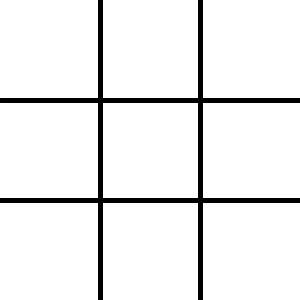
Frame 1 (no input)
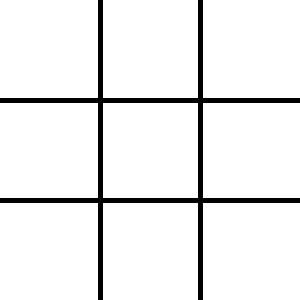
Frame 60 (the mouse pressed at the canvas centre just before this capture)
Frame 120 (the mouse held since frame 60 and released just before this capture): identical to frame 60, image omitted

The Processing sketch that drew these frames (run headless with seeded random() and noise(); from frame 60 on, the mouse is pressed at the canvas centre):

// Processing sketch: processing_68696
// ── processing_68696.pde

		int[] board = new int[9];
	int AImove;
	
	boolean mouseClick;
	boolean playerTurn = true;
	boolean end;
	boolean playerWin;
	boolean AIWin;
        boolean smart;

	 void setup(){
		size(300,300);
		background(255);
	//board array
		board[0]=0;
		board[1]=0;
		board[2]=0;
		board[3]=0;
		board[4]=0;
		board[5]=0;
		board[6]=0;
		board[7]=0;
		board[8]=0;
	}
	
	 void draw(){
		//draw board
			strokeWeight(5);
			stroke(0);
			line(width/3,0,width/3,height);
			line(2*width/3,0,2*width/3,height);
			line(0,height/3,width,height/3);
			line(0,2*height/3,width,2*height/3);
			
		//if game is not over
		if(end==false){
			if(playerTurn){
                        //player turn notification
                                //portname.write('g');
			//player move when mouse clicked
				player();
			//win tests
				playerTopTest();
				playerAcrossTest();
				playerBottomTest();
				playerLeftTest();
				playerDownTest();
				playerRightTest();
				playerFowardTest();
				playerBackwardTest();
			}
			else{
			//AI move
				AI();
			//win tests
				AITopTest();
				AIAcrossTest();
				AIBottomTest();
				AILeftTest();
				AIDownTest();
				AIRightTest();
				AIFowardTest();
				AIBackwardTest();
			}
		}
		else{
			//reset board after each game
			delay(1000);
			board[0]=0;
			board[1]=0;
			board[2]=0;
			board[3]=0;
			board[4]=0;
			board[5]=0;
			board[6]=0;
			board[7]=0;
			board[8]=0;
			background(255);
			end = false;
		}
		println("("+mouseX+","+mouseY+")"+mouseClick+","+board[0]+","+board[1]+","+board[2]+
													 ","+board[3]+","+board[4]+","+board[5]+
													 ","+board[6]+","+board[7]+","+board[8]);
                        filledTest();
		//reset mouse and serial port
			mouseClick = false;
	}
//player win conditions
	 void playerTopTest(){
		if(board[0]==1 && board[1]==1 && board[2]==1){
			stroke(0);
			strokeWeight(5);
			line(0,height/6,width,height/6);
			end = true;
		}
	}
	
	 void playerAcrossTest(){
		if(board[3]==1 && board[4]==1 && board[5]==1){
			stroke(0);
			strokeWeight(5);
			line(0,height/2,width,height/2);
			end = true;
		}
	}
	
	 void playerBottomTest(){
		if(board[6]==1 && board[7]==1 && board[8]==1){
			stroke(0);
			strokeWeight(5);
			line(0,5*height/6,width,5*height/6);
			end = true;
		}
	}
	
	 void playerLeftTest(){
		if(board[0]==1 && board[3]==1 && board[6]==1){
			stroke(0);
			strokeWeight(5);
			line(width/6,0,width/6,height);
			end = true;
		}
	}
	
	 void playerDownTest(){
		if(board[1]==1 && board[4]==1 && board[7]==1){
			stroke(0);
			strokeWeight(5);
			line(width/2,0,width/2,height);
			end = true;
		}
	}
	
	 void playerRightTest(){
		if(board[2]==1 && board[5]==1 && board[8]==1){
			stroke(0);
			strokeWeight(5);
			line(5*width/6,0,5*width/6,height);
			end = true;
		}
	}
	
	 void playerFowardTest(){
		if(board[2]==1 && board[4]==1 && board[6]==1){
			stroke(0);
			strokeWeight(5);
			line(0,height,width,0);
			end = true;
		}
	}
	
	 void playerBackwardTest(){
		if(board[0]==1 && board[4]==1 && board[8]==1){
			stroke(0);
			strokeWeight(5);
			line(0,0,width,height);
			end = true;
		}
	}
//AI win conditions
	 void AITopTest(){
		if(board[0]==2 && board[1]==2 && board[2]==2){
			stroke(0);
			strokeWeight(5);
			line(0,height/6,width,height/6);
			end = true;
		}
	}
	
	 void AIAcrossTest(){
		if(board[3]==2 && board[4]==2 && board[5]==2){
			stroke(0);
			strokeWeight(5);
			line(0,height/2,width,height/2);
			end = true;
		}
	}
	
	 void AIBottomTest(){
		if(board[6]==2 && board[7]==2 && board[8]==2){
			stroke(0);
			strokeWeight(5);
			line(0,5*height/6,width,5*height/6);
			end = true;
		}
	}
	
	 void AILeftTest(){
		if(board[0]==2 && board[3]==2 && board[6]==2){
			stroke(0);
			strokeWeight(5);
			line(width/6,0,width/6,height);
			end = true;
		}
	}
	
	 void AIDownTest(){
		if(board[1]==2 && board[4]==2 && board[7]==2){
			stroke(0);
			strokeWeight(5);
			line(width/2,0,width/2,height);
			end = true;
		}
	}
	
	 void AIRightTest(){
		if(board[2]==2 && board[5]==2 && board[8]==2){
			stroke(0);
			strokeWeight(5);
			line(5*width/6,0,5*width/6,height);
			end = true;
		}
	}
	
	 void AIFowardTest(){
		if(board[2]==2 && board[4]==2 && board[6]==2){
			stroke(0);
			strokeWeight(5);
			line(0,height,width,0);
			end = true;
		}
	}
	
	 void AIBackwardTest(){
		if(board[0]==2 && board[4]==2 && board[8]==2){
			stroke(0);
			strokeWeight(5);
			line(0,0,width,height);
			end = true;
		}
	}
//board filled conditions
	 void filledTest(){
		if( board[0]!=0 && board[1]!=0 && board[2]!=0 &&
			board[3]!=0 && board[4]!=0 && board[5]!=0 &&
			board[6]!=0 && board[7]!=0 && board[8]!=0){
			delay(1000);
			end = true;
		}
	}
//mouse controls
	 void player(){
		if(mouseClick){
			//make sure mouse is in window and over empty space
			//if not, does nothing
			if(0<mouseX && mouseX<width && 0<mouseY && mouseY<height && board[(3*mouseX/width)+3*round(3*mouseY/height)] == 0){
				//record player's move in array
					board[(3*mouseX/width)+3*round(3*mouseY/height)] = 1;
				//draw X
					line(width/3*round(3*mouseX/width)+10,height/3*round(3*mouseY/height)+10,width/3*round(3*mouseX/width)+90,height/3*round(3*mouseY/height)+90);
					line(width/3*round(3*mouseX/width)+90,height/3*round(3*mouseY/height)+10,width/3*round(3*mouseX/width)+10,height/3*round(3*mouseY/height)+90);
				//player turn over
					playerTurn = false;
			}
		}
	}
//fair (although not so smart) AI.  Randomly chooses an empty space
	 void AI(){
           smart=false;
           space0win();
           space1win();
           space2win();
           space3win();
           space4win();
           space5win();
           space6win();
           space7win();
           space8win();
           space0block();
           space1block();
           space2block();
           space3block();
           space4block();
           space5block();
           space6block();
           space7block();
           space8block();
	   if(smart==false && playerTurn == false){
             AImove = (int) random(9);
		if(board[AImove] == 0){
		  board[AImove] = 2;
		  ellipse(width/3*((AImove)%3)+50,(height/3)*((AImove)/3)+50,80,80);
		  delay(500);
		  playerTurn = true;
		}
		else{
		  AImove = (int) random(9);
		}
           }
	}
	//sets mouseClicked to true
	 void mouseClicked(){
		mouseClick = true;
	}
void space0win(){
  if((board[0] == 0) && playerTurn == false &&(
               (board[1] == 2 && board[2] == 2)||
               (board[4] == 2 && board[8] == 2)||
               (board[3] == 2 && board[6] == 2))){
                AImove=0;
	        board[AImove] = 2;
	        ellipse(width/3*((AImove)%3)+50,(height/3)*((AImove)/3)+50,80,80);
		delay(500);
		playerTurn = true;
                smart=true;
	   }
}

void space2win(){
  if((board[2] == 0) && playerTurn == false &&(
               (board[0] == 2 && board[1] == 2)||
               (board[4] == 2 && board[6] == 2)||
               (board[5] == 2 && board[8] == 2))){
                AImove=2;
	        board[AImove] = 2;
	        ellipse(width/3*((AImove)%3)+50,(height/3)*((AImove)/3)+50,80,80);
		delay(500);
		playerTurn = true;
                smart=true;
	   }
}

void space6win(){
  if((board[6] == 0) && playerTurn == false &&(
               (board[0] == 2 && board[3] == 2)||
               (board[2] == 2 && board[4] == 2)||
               (board[7] == 2 && board[8] == 2))){
                AImove=6;
	        board[AImove] = 2;
	        ellipse(width/3*((AImove)%3)+50,(height/3)*((AImove)/3)+50,80,80);
		delay(500);
		playerTurn = true;
                smart=true;
	   }
}

void space8win(){
  if((board[8] == 0) && playerTurn == false &&(
               (board[0] == 2 && board[4] == 2)||
               (board[2] == 2 && board[5] == 2)||
               (board[6] == 2 && board[7] == 2))){
                AImove=8;
	        board[AImove] = 2;
	        ellipse(width/3*((AImove)%3)+50,(height/3)*((AImove)/3)+50,80,80);
		delay(500);
		playerTurn = true;
                smart=true;
	   }
}

void space1win(){
  if((board[1] == 0 && playerTurn == false) && (
               (board[0] == 2 && board[2] == 2)||
               (board[4] == 2 && board[7] == 2))){
                AImove=1;
	        board[AImove] = 2;
	        ellipse(width/3*((AImove)%3)+50,(height/3)*((AImove)/3)+50,80,80);
		delay(500);
		playerTurn = true;
                smart=true;
	   }
}

void space3win(){
  if((board[3] == 0 && playerTurn == false) && (
               (board[0] == 2 && board[6] == 2)||
               (board[4] == 2 && board[5] == 2))){
                AImove=3;
	        board[AImove] = 2;
	        ellipse(width/3*((AImove)%3)+50,(height/3)*((AImove)/3)+50,80,80);
		delay(500);
		playerTurn = true;
                smart=true;
	   }
}

void space5win(){
  if((board[5] == 0 && playerTurn == false) && (
               (board[3] == 2 && board[4] == 2)||
               (board[2] == 2 && board[8] == 2))){
                AImove=5;
	        board[AImove] = 2;
	        ellipse(width/3*((AImove)%3)+50,(height/3)*((AImove)/3)+50,80,80);
		delay(500);
		playerTurn = true;
                smart=true;
	   }
}

void space7win(){
  if((board[7] == 0 && playerTurn == false) && (
               (board[1] == 2 && board[4] == 2)||
               (board[6] == 2 && board[8] == 2))){
                AImove=7;
	        board[AImove] = 2;
	        ellipse(width/3*((AImove)%3)+50,(height/3)*((AImove)/3)+50,80,80);
		delay(500);
		playerTurn = true;
                smart=true;
	   }
}

void space4win(){
  if((board[4] == 0 && playerTurn == false) && (
               (board[0] == 2 && board[8] == 2)||
               (board[1] == 2 && board[7] == 2)||
               (board[2] == 2 && board[6] == 2)||
               (board[3] == 2 && board[5] == 2))){
                AImove=4;
	        board[AImove] = 2;
	        ellipse(width/3*((AImove)%3)+50,(height/3)*((AImove)/3)+50,80,80);
		delay(500);
		playerTurn = true;
                smart=true;
	   }
}

void space0block(){
  if((board[0] == 0) && playerTurn == false &&(
               (board[1] == 1 && board[2] == 1)||
               (board[4] == 1 && board[8] == 1)||
               (board[3] == 1 && board[6] == 1))){
                AImove=0;
	        board[AImove] = 2;
	        ellipse(width/3*((AImove)%3)+50,(height/3)*((AImove)/3)+50,80,80);
		delay(500);
		playerTurn = true;
                smart=true;
	   }
}

void space2block(){
  if((board[2] == 0) && playerTurn == false &&(
               (board[0] == 1 && board[1] == 1)||
               (board[4] == 1 && board[6] == 1)||
               (board[5] == 1 && board[8] == 1))){
                AImove=2;
	        board[AImove] = 2;
	        ellipse(width/3*((AImove)%3)+50,(height/3)*((AImove)/3)+50,80,80);
		delay(500);
		playerTurn = true;
                smart=true;
	   }
}

void space6block(){
  if((board[6] == 0) && playerTurn == false &&(
               (board[0] == 1 && board[3] == 1)||
               (board[2] == 1 && board[4] == 1)||
               (board[7] == 1 && board[8] == 1))){
                AImove=6;
	        board[AImove] = 2;
	        ellipse(width/3*((AImove)%3)+50,(height/3)*((AImove)/3)+50,80,80);
		delay(500);
		playerTurn = true;
                smart=true;
	   }
}

void space8block(){
  if((board[8] == 0) && playerTurn == false &&(
               (board[0] == 1 && board[4] == 1)||
               (board[2] == 1 && board[5] == 1)||
               (board[6] == 1 && board[7] == 1))){
                AImove=8;
	        board[AImove] = 2;
	        ellipse(width/3*((AImove)%3)+50,(height/3)*((AImove)/3)+50,80,80);
		delay(500);
		playerTurn = true;
                smart=true;
	   }
}

void space1block(){
  if((board[1] == 0 && playerTurn == false) && (
               (board[0] == 1 && board[2] == 1)||
               (board[4] == 1 && board[7] == 1))){
                AImove=1;
	        board[AImove] = 2;
	        ellipse(width/3*((AImove)%3)+50,(height/3)*((AImove)/3)+50,80,80);
		delay(500);
		playerTurn = true;
                smart=true;
	   }
}

void space3block(){
  if((board[3] == 0 && playerTurn == false) && (
               (board[0] == 1 && board[6] == 1)||
               (board[4] == 1 && board[5] == 1))){
                AImove=3;
	        board[AImove] = 2;
	        ellipse(width/3*((AImove)%3)+50,(height/3)*((AImove)/3)+50,80,80);
		delay(500);
		playerTurn = true;
                smart=true;
	   }
}

void space5block(){
  if((board[5] == 0 && playerTurn == false) && (
               (board[3] == 1 && board[4] == 1)||
               (board[2] == 1 && board[8] == 1))){
                AImove=5;
	        board[AImove] = 2;
	        ellipse(width/3*((AImove)%3)+50,(height/3)*((AImove)/3)+50,80,80);
		delay(500);
		playerTurn = true;
                smart=true;
	   }
}

void space7block(){
  if((board[7] == 0 && playerTurn == false) && (
               (board[1] == 1 && board[4] == 1)||
               (board[6] == 1 && board[8] == 1))){
                AImove=7;
	        board[AImove] = 2;
	        ellipse(width/3*((AImove)%3)+50,(height/3)*((AImove)/3)+50,80,80);
		delay(500);
		playerTurn = true;
                smart=true;
	   }
}

void space4block(){
  if((board[4] == 0 && playerTurn == false) && (
               (board[0] == 1 && board[8] == 1)||
               (board[1] == 1 && board[7] == 1)||
               (board[2] == 1 && board[6] == 1)||
               (board[3] == 1 && board[5] == 1))){
                AImove=4;
	        board[AImove] = 2;
	        ellipse(width/3*((AImove)%3)+50,(height/3)*((AImove)/3)+50,80,80);
		delay(500);
		playerTurn = true;
                smart=true;
	   }
}
